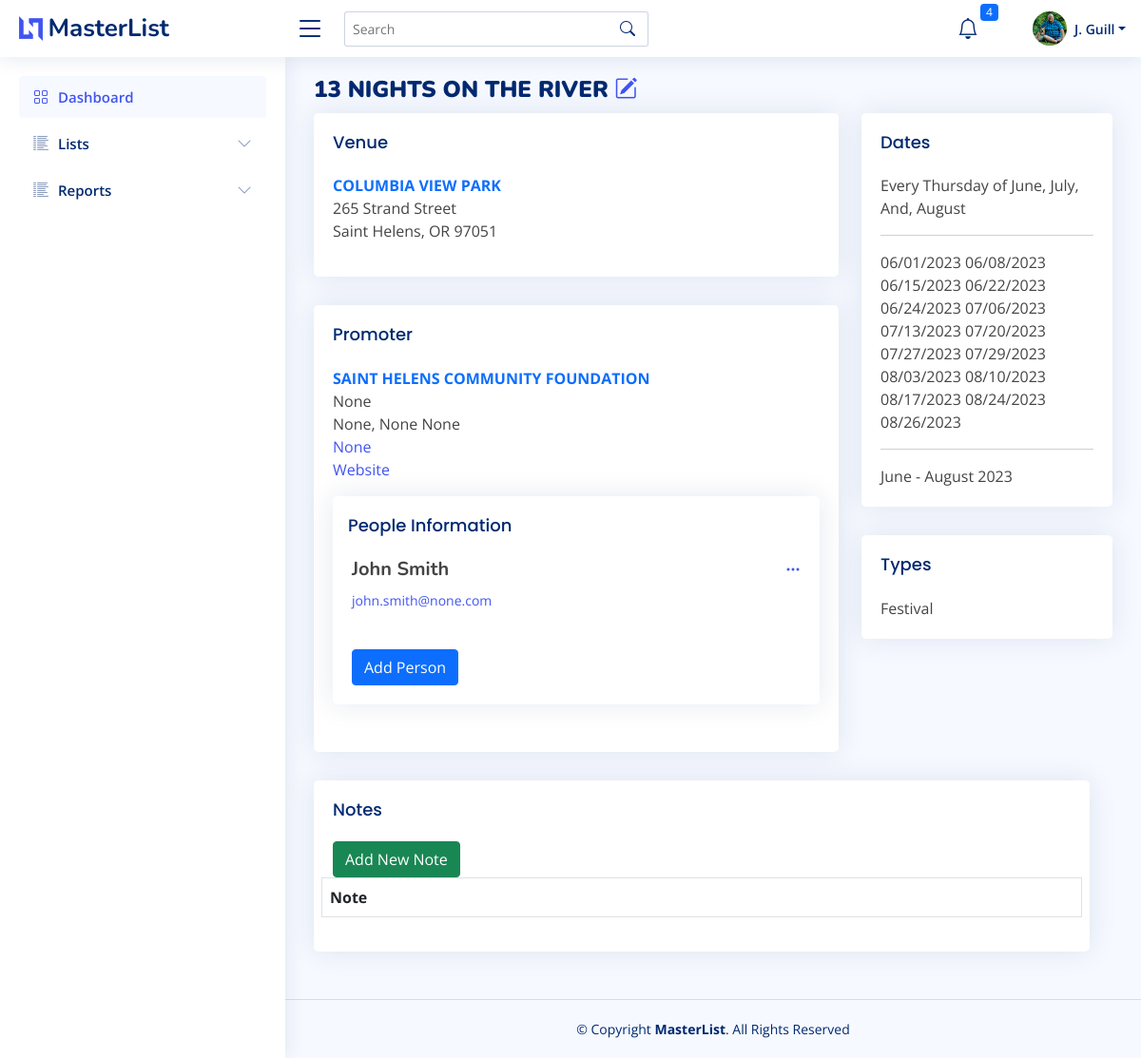
The page /masterlist/details/132 (signed in) on the database its author committed.
### bazaar/models.py (models this page shows, shortened)
class User(db.Model, UserMixin):
    id = db.Column(db.Integer, primary_key=True)
    firstname = db.Column(db.String(150))
    lastname = db.Column(db.String(150))
    company = db.Column(db.String(150))
    title = db.Column(db.String(50))
    aboutme = db.Column(db.Text)
    address = db.Column(db.String(150))
    city = db.Column(db.String(150))
    state = db.Column(db.String(2))
    postalcode = db.Column(db.String(20))
    phone = db.Column(db.String(20))
    email = db.Column(db.String(150), unique=True)
    dob = db.Column(db.Date)
    avatar_filename = db.Column(db.Text)
    avatar_url = db.Column(db.String(250))
    twitter = db.Column(db.String(255))
    instagram = db.Column(db.String(255))
    facebook = db.Column(db.String(255))
    linkedin = db.Column(db.String(255))
    username = db.Column(db.String(150), unique=True)
    password = db.Column(db.String(150))
    date_created = db.Column(db.DateTime(timezone=True), server_default=func.now())
    def fullname(self):
        return self.firstname + " " + self.lastname

class MasterList(db.Model):
    id = db.Column(db.Integer, primary_key=True)
    event_name = db.Column(db.String(150))
    january = db.Column(db.Boolean, default=False)
    february = db.Column(db.Boolean, default=False)
    march = db.Column(db.Boolean, default=False)
    april = db.Column(db.Boolean, default=False)
    may = db.Column(db.Boolean, default=False)
    june = db.Column(db.Boolean, default=False)
    july = db.Column(db.Boolean, default=False)
    august = db.Column(db.Boolean, default=False)
    september = db.Column(db.Boolean, default=False)
    october = db.Column(db.Boolean, default=False)
    november = db.Column(db.Boolean, default=False)
    december = db.Column(db.Boolean, default=False)
    first = db.Column(db.Boolean, default=True)
    second = db.Column(db.Boolean, default=True)
    third = db.Column(db.Boolean, default=True)
    fourth = db.Column(db.Boolean, default=True)
    last = db.Column(db.Boolean, default=True)
    friday = db.Column(db.Boolean, default=False)
    saturday = db.Column(db.Boolean, default=False)
    sunday = db.Column(db.Boolean, default=False)
    monday = db.Column(db.Boolean, default=False)
    tuesday = db.Column(db.Boolean, default=False)
    wednesday = db.Column(db.Boolean, default=False)
    thursday = db.Column(db.Boolean, default=False)
    updated = db.Column(db.Date)
    imagesrc = db.Column(db.Text)
    attendance = db.Column(db.Integer)
    exibitors = db.Column(db.Integer)
    website = db.Column(db.Text)
    dates_text = db.Column(db.Text)
    type_bazaar = db.Column(db.Boolean, default=False)
    type_holiday = db.Column(db.Boolean, default=False)
    type_art = db.Column(db.Boolean, default=False)
    type_festival = db.Column(db.Boolean, default=False)
    type_flea = db.Column(db.Boolean, default=False)
    type_health = db.Column(db.Boolean, default=False)
    type_market = db.Column(db.Boolean, default=False)
    date_created = db.Column(db.DateTime(timezone=True), server_default=func.now())
    date_updated = db.Column(db.DateTime(timezone=True), onupdate=func.now())
    venuefk = db.Column(db.Integer, db.ForeignKey('venue.id'))
    promoterfk = db.Column(db.Integer, db.ForeignKey('promoter.id'))
    venue = db.relationship("Venue", backref=backref("venue", uselist=False))
    promoter = db.relationship("Promoter", backref=backref("promoter", uselist=False))
    notes = db.relationship("Notes", backref=backref("notes", uselist=False))

class Venue(db.Model):
    id = db.Column(db.Integer, primary_key=True)
    name = db.Column(db.String(255))
    address = db.Column(db.String(255))
    city = db.Column(db.String(100))
    state = db.Column(db.String(50))
    zipcode = db.Column(db.String(20))
    phone = db.Column(db.String(20))
    website = db.Column(db.String(255))
    date_created = db.Column(db.DateTime(timezone=True), server_default=func.now())
    date_updated = db.Column(db.DateTime(timezone=True), onupdate=func.now())
    venue_event = db.relationship("MasterList", backref=backref("masterlist", uselist=False))

class Promoter(db.Model):
    id = db.Column(db.Integer, primary_key=True)
    name = db.Column(db.String(255))
    address = db.Column(db.String(255))
    city = db.Column(db.String(100))
    state = db.Column(db.String(50))
    zipcode = db.Column(db.String(20))
    phone = db.Column(db.String(20))
    website = db.Column(db.String(255))
    date_created = db.Column(db.DateTime(timezone=True), server_default=func.now())
    date_updated = db.Column(db.DateTime(timezone=True), onupdate=func.now())
    people = db.relationship("People", backref=backref("promoter_people", uselist=False))

class People(db.Model):
    id = db.Column(db.Integer, primary_key=True)
    name = db.Column(db.String(255))
    title = db.Column(db.String(50))
    phone = db.Column(db.String(20))
    fax = db.Column(db.String(20))
    email = db.Column(db.String(255))
    promoterfk = db.Column(db.Integer, db.ForeignKey('promoter.id'))
    venuefk = db.Column(db.Integer, db.ForeignKey('venue.id'))
    venue = db.relationship("Venue", backref=backref("people_venue", uselist=False))
    promoter = db.relationship("Promoter", backref=backref("people_promoter", uselist=False))

### bazaar/templates/masterlist/masterlist.py (the view)
@ml.route("/details/<id>")
@login_required
def details(id):
    record = db.session.query(MasterList).filter(MasterList.id == id).first()
    true_months = []
    months = ['January', 'February', 'March', 'April', 'May', 'June', 'July', 'August', 'September', 'October',
              'November', 'December']
    for month in [x.lower() for x in months]:
        if getattr(record, month) is True:
            true_months.append(month)
    months_text = ""
    if len(true_months) == 12:
        months_text = ['All Year']
    elif len(true_months) >= 2:
        true_months.insert(len(true_months) - 1, 'and')
        months_text = ", ".join(true_months).title()
    else:
        months_text = "".join(true_months).title()
    true_weeks = []
    weeks = ['First', 'Second', 'Third', 'Fourth', 'Last']
    for week in [x.lower() for x in weeks]:
        if getattr(record, week) is True:
            true_weeks.append(week)
    weeks_text = ""
    if len(true_weeks) == 5:
        weeks_text = "Every"
    elif len(true_weeks) == 2:
        true_weeks.insert(1, 'and')
        weeks_text = " ".join(true_weeks).title()
    elif len(true_weeks) == 1:
        weeks_text = "".join(true_weeks).title()
    else:
        true_months.insert(len(true_weeks) - 1, 'and')
        weeks_text = ", ".join(true_weeks).title()
    true_days = []
    days = ['Monday', 'Tuesday', 'Wednesday', 'Thursday', 'Friday', 'Saturday', 'Sunday']
    for day in [x.lower() for x in days]:
        if getattr(record, day) is True:
            true_days.append(day)
    days_text = ""
    if len(true_days) == 5:
        days_text = "Every day"
    elif len(true_days) >= 2:
        true_days.insert(len(true_days) - 1, 'and')
        days_text = " ".join(true_days).title()
    else:
        days_text = ", ".join(true_days).title()
    full_text = weeks_text + " " + days_text + " of " + months_text
    date_list = []
    for month in true_months:
        if month.lower() == 'and':
            pass
        else:
            for week in true_weeks:
                if week.lower() == 'and':
                    pass
                else:
                    for day in true_days:
                        if day.lower() == 'and':
                            pass
                        else:
                            date = nth_day_of_month(month, day, week)
                            date_list.append(date)
    notes = db.session.query(Notes).filter(Notes.masterlistid == id).all()
    types = []
    for type in get_types_masterlist():
        if getattr(record, "type_" + type):
            types.append(type.title())
    persons = db.session.query(People).filter(People.promoterfk == id).all()
    contents = {"user": User, "record": record, "full_text": full_text,
                "date_list": date_list, "notes": notes, "types": types,
                "persons": persons}
    return render_template("masterlist/details.html", **contents)

### bazaar/templates/masterlist/details.html (shortened to what this page needs)
{% extends "base/base.html" %}
{% block page_title %}
    <b><span class="text-uppercase">{{ record.event_name }}</span></b>
    <a href="{{ url_for('masterlist.edit_single', id=record.id) }}"> <i class="bi bi-pencil-square"></i></a>
{% endblock page_title %}
{% block main_content %}
    <section class="section">
        <div class="row">
            <div class="col-8">
                <div class="card">
                    <div class="card-body">
                        <h5 class="card-title">Venue</h5>
                        <span class="text-uppercase text-primary"><b>{{ record.venue.name }}</b></span>
                        <p>
                            {% if record.venue.address != None %}
                                {{ record.venue.address }}<br>
                            {% endif %}
                            {{ record.venue.city }}, {{ record.venue.state }} {{ record.venue.zipcode }}<br>
                        </p>
                    </div>
                </div>
                <div class="card">
                    <div class="card-body">
                        <h5 class="card-title">Promoter</h5>
                        <span class="text-uppercase text-primary"><b>{{ record.promoter.name }}</b></span>
                        <p>
                            {% if record.promoter.address != None %}
                                {{ record.promoter.address }}<br>
                            {% endif %}
                            {{ record.promoter.city }}, {{ record.promoter.state }} {{ record.promoter.zipcode }}<br>
                            {% if record.promoter.phone != None %}
                                <a href="tel:{{ record.promoter.phone }}">{{ record.promoter.phone }}</a><br>
                            {% endif %}
                            {% if record.promoter.phone != None %}
                                <a href="{{ record.promoter.website }}" target="_blank">Website</a>
                            {% endif %}
                        </p>
                        <div class="card">
                            <h5 class="card-title ps-3">People Information</h5>
                            <div class="card-body">
                                {% for person in persons %}
                                    <div>
                                        <div class="d-flex mb-3">
                                            <div class="me-auto">
                                                <h5><b>{{ person.name.title() }}<br></b></h5>
                                                {% if person.email %}
                                                    <small><a
                                                            href="mailto:{{ person.email }}">{{ person.email }}</a></small>
                                                    <br>
                                                {% endif %}
                                            </div>
                                            <div class="">
                                                <a class="icon" href="#" data-bs-toggle="dropdown"><i
                                                        class="bi bi-three-dots"></i></a>
                                            </div>
                                        </div>
                                    </div>
                                {% endfor %}
                                <div class="pt-4">
                                    <button type="button" class="btn btn-primary" data-bs-toggle="modal"
                                            data-bs-target="#addperson">
                                        Add Person
                                    </button>
                                </div>
                            </div>
                        </div>
                    </div>
                </div>
            </div>
            <div class="col-4">
                <div class="card">
                    <div class="card-body">
                        <h5 class="card-title">Dates</h5>
                        {{ full_text }}<br>
                        <hr>
                        {% for date in date_list %}
                            {{ date.strftime("%m/%d/%Y") }}
                        {% endfor %}
                        <hr>
                        {{ record.dates_text }}
                    </div>
                </div>
                <div class="card">
                    <div class="card-body">
                        <h5 class="card-title">Types</h5>
                        <div class="row-cols-2">
                            <div class="col-6">
                                {% for type in types %}
                                    {{ type }}
                                {% endfor %}
                            </div>
                        </div>
                    </div>
                </div>
            </div>
            <div class="row">
                <div class="col-12">
                    <div class="card">
                        <div class="card-body">
                            <h5 class="card-title">Notes</h5>
                            <div class="col">
                                <button class="btn btn-success">Add New Note</button>
                                <div class="row">
                                    <table id="notes" class="table table-bordered table-hover">
                                        <thead>
                                        <tr>
                                            <th>Note</th>
                                        </tr>
                                        </thead>
                                    </table>
                                </div>
                            </div>
                        </div>
                    </div>
                </div>
            </div>
        </div>
    </section>
{% endblock main_content %}

### bazaar/templates/base/header.html (shortened to what this page needs)
<header id="header" class="header fixed-top d-flex align-items-center">
    <div class="d-flex align-items-center justify-content-between">
        <a href="{{ url_for('base.home') }}" class="logo d-flex align-items-center">
            <img src="{{ url_for('static',filename='img/logo.png') }}" alt="">
            <span class="d-none d-lg-block">MasterList</span>
        </a>
        <i class="bi bi-list toggle-sidebar-btn"></i>
    </div>
    <div class="search-bar">
        <form class="search-form d-flex align-items-center" method="POST" action="#">
            <input type="text" name="query" placeholder="Search" title="Enter search keyword">
            <button type="submit" title="Search"><i class="bi bi-search"></i></button>
        </form>
    </div>
    <nav class="header-nav ms-auto">
        <ul class="d-flex align-items-center">
            <li class="nav-item dropdown">
                <a class="nav-link nav-icon" href="#" data-bs-toggle="dropdown">
                    <i class="bi bi-bell"></i>
                    <span class="badge bg-primary badge-number">4</span>
                </a>
            </li>
            <li class="nav-item dropdown pe-3">
                <a class="nav-link nav-profile d-flex align-items-center pe-0" href="#" data-bs-toggle="dropdown">
                    <img src="{{ url_for('static',filename='img/avatar/'+current_user.avatar_filename) }}" alt="Profile"
                         class="rounded-circle">
                    <span class="d-none d-md-block dropdown-toggle ps-2">{{ current_user.firstname[0].upper() }}. {{ current_user.lastname.title() }}</span>
                </a>
            </li>
        </ul>
    </nav>
</header>

### rows shown on the page
User: avatar_filename (picture), firstname "J", lastname "Guill"
MasterList: event_name "13 NIGHTS ON THE RIVER", dates_text "June - August 2023"
Venue: venue.name "COLUMBIA VIEW PARK", venue.address "265 Strand Street", venue.city "Saint Helens", venue.state "OR", venue.zipcode "97051"
Promoter: promoter.name "SAINT HELENS COMMUNITY FOUNDATION", promoter.address "None", promoter.city "None", promoter.state "None", promoter.zipcode "None", promoter.phone "None"
People: name "John Smith", email "john.smith@none.com"

### other values the page prints
{{ full_text }} "Every Thursday of June, July, And, August"
{{ date.strftime("%m/%d/%Y") }} "06/01/2023" "06/08/2023" "06/15/2023" "06/22/2023" "06/24/2023" "07/06/2023" "07/13/2023" "07/20/2023" "07/27/2023" "07/29/2023" "08/03/2023" "08/10/2023" "08/17/2023" "08/24/2023" "08/26/2023"
{{ type }} "Festival"
